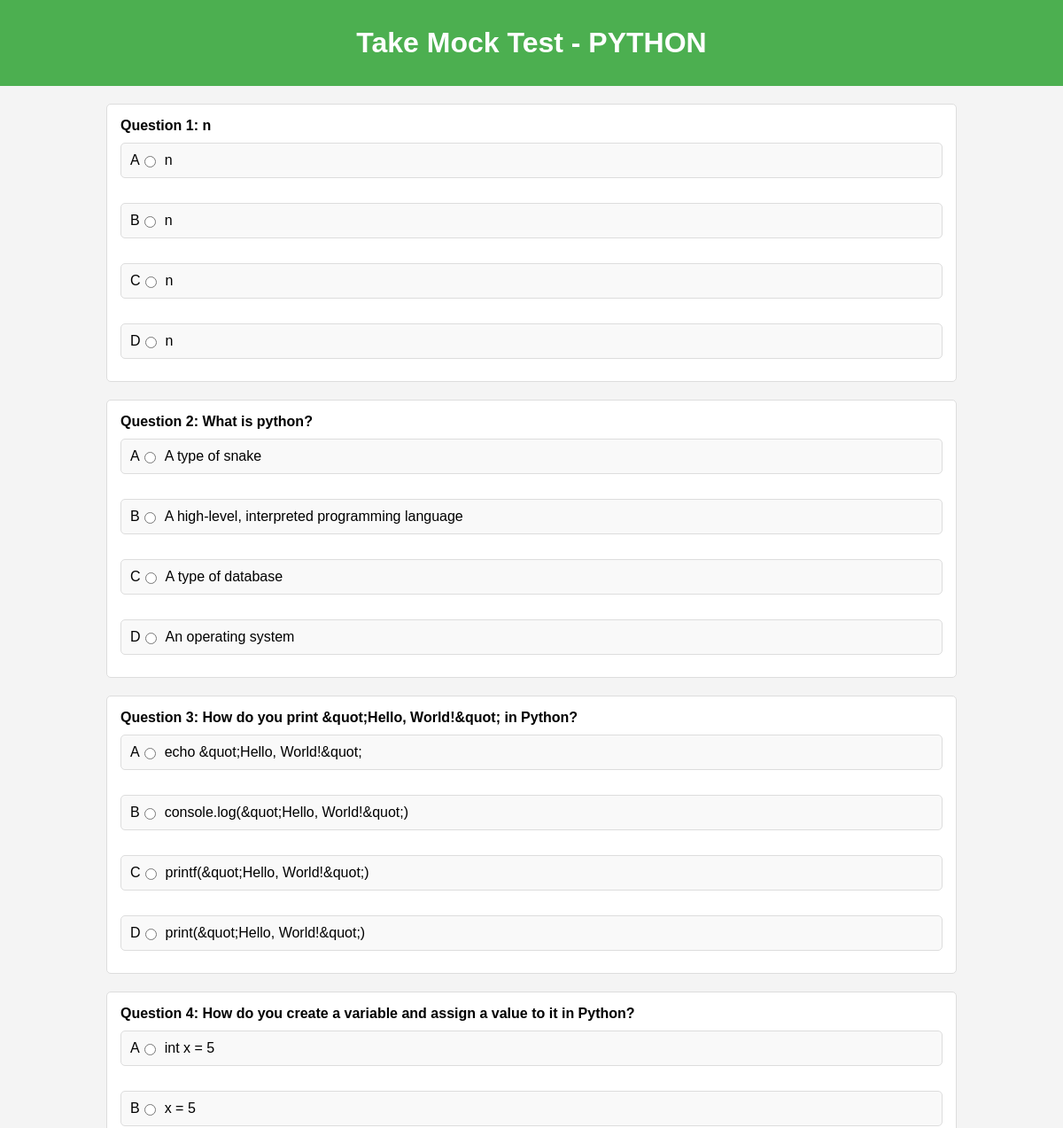
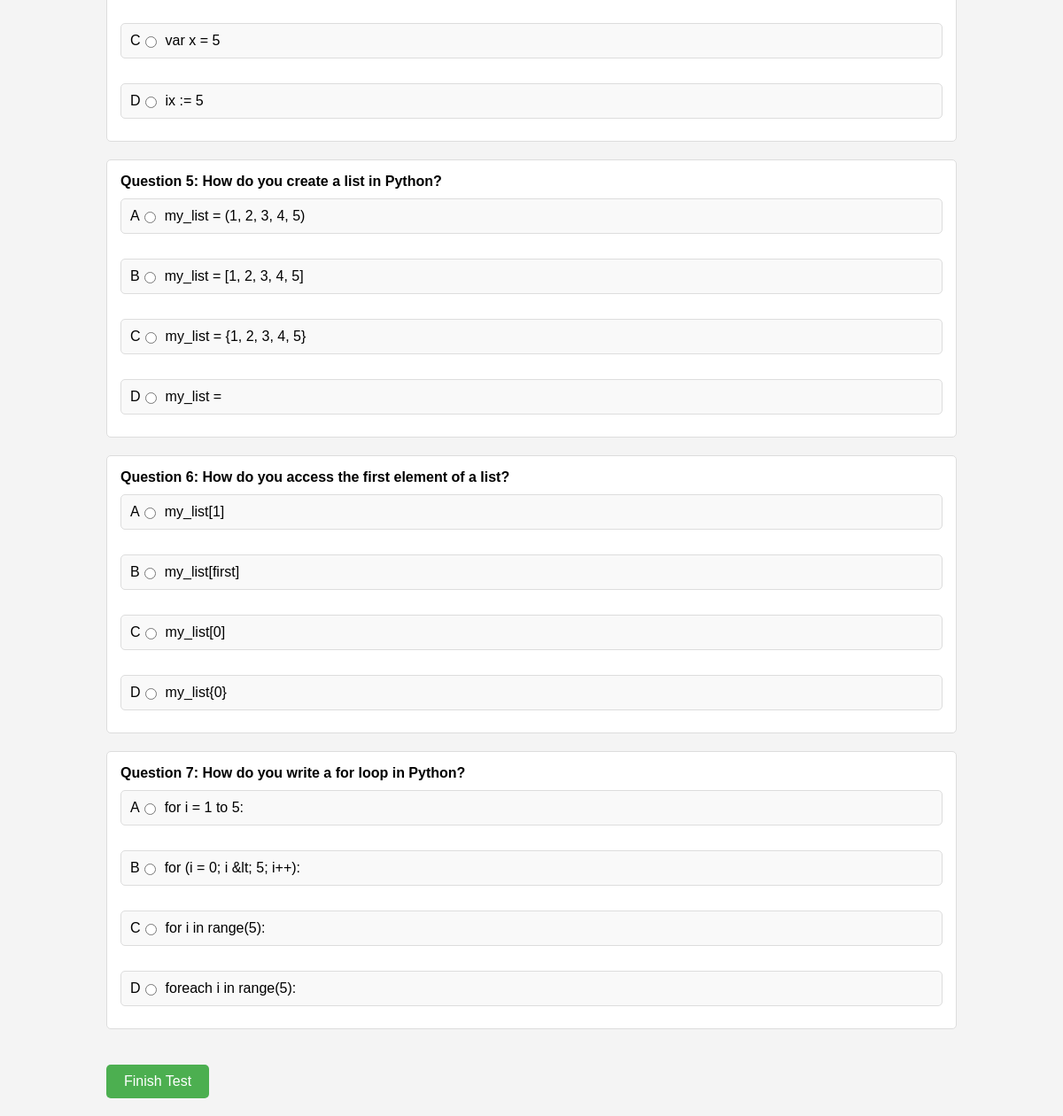
The page /take_test.php?subject_name=PYTHON on the database its author committed (2 pictures, top to bottom).
### tables this page shows
CREATE TABLE `mock_test_questions` (
  `id` int(11) NOT NULL,
  `subject_name` varchar(255) NOT NULL,
  `question` text NOT NULL,
  `optionA` varchar(255) NOT NULL,
  `optionB` varchar(255) NOT NULL,
  `optionC` varchar(255) NOT NULL,
  `optionD` varchar(255) NOT NULL,
  `answer_key` char(1) NOT NULL
);

### take_test.php (the view, shortened to what this page needs)
<?php
include 'config.php';
$result_questions = null;
$subject_name = null;
if (isset($_GET['subject_name'])) {
    $subject_name = $_GET['subject_name'];
} else {
    echo "Subject name not provided.";
    exit();
}
$sql_questions = "SELECT * FROM mock_test_questions WHERE subject_name = ? ORDER BY id";
if ($stmt_questions = $conn->prepare($sql_questions)) {
    $stmt_questions->bind_param("s", $subject_name);
    $stmt_questions->execute();
    $result_questions = $stmt_questions->get_result();
} else {
    echo "Error preparing statement: " . $conn->error;
}
?>
<!DOCTYPE html>
<html lang="en">
<head>
</head>
<body>
<header>
    <div class="container">
        <h1>Take Mock Test - <?php echo htmlspecialchars($subject_name); ?></h1>
    </div>
</header>
<section id="main">
    <div class="container">
        <?php
        if ($result_questions && $result_questions->num_rows > 0) {
            ?>
            <form id="mock-test-form" action="submit_mock_test.php" method="POST">
                <?php
                $question_number = 1;
                while ($row_question = $result_questions->fetch_assoc()) {
                    ?>
                    <div class="question" data-answer="<?php echo $row_question['answer_key']; ?>">
                        <p><strong>Question <?php echo $question_number++; ?>:</strong> <?php echo htmlspecialchars($row_question['question']); ?></p>
                        <div class="options">
                            <label class="option" data-question="<?php echo $row_question['id']; ?>" data-answer="A">
                                A
                                <input type="radio" name="answer_<?php echo $row_question['id']; ?>" value="A"> <?php echo htmlspecialchars($row_question['optionA']); ?>
                            </label>
                            <br>
                            <label class="option" data-question="<?php echo $row_question['id']; ?>" data-answer="B">
                                B
                                <input type="radio" name="answer_<?php echo $row_question['id']; ?>" value="B"> <?php echo htmlspecialchars($row_question['optionB']); ?>
                            </label>
                            <br>
                            <label class="option" data-question="<?php echo $row_question['id']; ?>" data-answer="C">
                                C
                                <input type="radio" name="answer_<?php echo $row_question['id']; ?>" value="C"> <?php echo htmlspecialchars($row_question['optionC']); ?>
                            </label>
                            <br>
                            <label class="option" data-question="<?php echo $row_question['id']; ?>" data-answer="D">
                                D
                                <input type="radio" name="answer_<?php echo $row_question['id']; ?>" value="D"> <?php echo htmlspecialchars($row_question['optionD']); ?>
                            </label>
                        </div>
                    </div>
                    <?php
                }
                ?>
                <button type="submit" class="submit-btn">Finish Test</button>
            </form>
            <?php
        } else {
            echo "<p>No questions available for this mock test.</p>";
        }
        ?>
    </div>
</section>
</body>
</html>

### take_test.php (style rules this page uses)
body { font-family: Arial, sans-serif; margin: 0; padding: 0; background-color: #f4f4f4; }
.container { width: 80%; margin: 20px auto; }
header { background-color: #4CAF50; color: white; padding: 10px 0; text-align: center; }
h1 { margin: 0; }
.question { margin-bottom: 20px; padding: 15px; border: 1px solid #ddd; border-radius: 5px; background-color: #fff; }
.question p { margin: 0; font-weight: bold; }
.options { margin-top: 10px; }
.option { display: flex; align-items: center; margin-bottom: 10px; padding: 10px; border: 1px solid #ddd; border-radius: 5px; background-color: #f9f9f9; }
.option input[type="radio"] { margin-right: 10px; }
.submit-btn { background-color: #4CAF50; color: white; border: none; padding: 10px 20px; text-align: center; text-decoration: none; display: inline-block; font-size: 16px; cursor: pointer; border-radius: 5px; margin-top: 20px; }

### rows shown on the page
mock_test_questions: question "n", optionA "n", optionB "n", optionC "n", optionD "n"
mock_test_questions: question "What is python?", optionA "A type of snake", optionB "A high-level, interpreted programming language", optionC "A type of database", optionD "An operating system"
mock_test_questions: question "How do you print &quot;Hello, World!&quot; in Python?", optionA "echo &quot;Hello, World!&quot;", optionB "console.log(&quot;Hello, World!&quot;)", optionC "printf(&quot;Hello, World!&quot;)", optionD "print(&quot;Hello, World!&quot;)"
mock_test_questions: question "How do you create a variable and assign a value to it in Python?", optionA "int x = 5", optionB "x = 5", optionC "var x = 5", optionD "ix := 5"
mock_test_questions: question "How do you create a list in Python?", optionA "my_list = (1, 2, 3, 4, 5)", optionB "my_list = [1, 2, 3, 4, 5]", optionC "my_list = {1, 2, 3, 4, 5}", optionD "my_list ="
mock_test_questions: question "How do you access the first element of a list?", optionA "my_list[1]", optionB "my_list[first]", optionC "my_list[0]", optionD "my_list{0}"
mock_test_questions: question "How do you write a for loop in Python?", optionA "for i = 1 to 5:", optionB "for (i = 0; i &lt; 5; i++):", optionC "for i in range(5):", optionD "foreach i in range(5):"

### other values the page prints
$subject_name "PYTHON"
